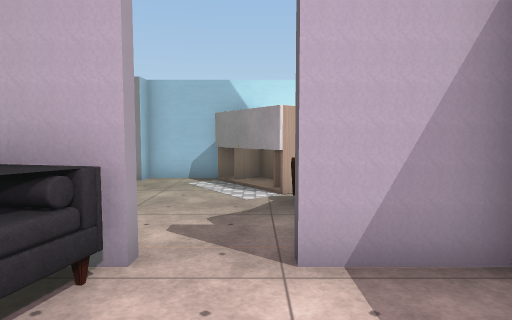
view 1 (above)

21 first-person views from a walk through a Unity game level. The camera is 1.3 m above the floor, tilts 4° down and sees 75° across. The floor is counted in squares, 1 m on a side. Each view is taken from the middle of a square. On the plan, view 1 faces up. The plan holds only what a view shows up to about 14 squares ahead; the rest is blank. The place goes on beyond the plan. The player is left out. Some animated figures are left out. Door leaves are left out, so doorways stand open. Some surface patterns are stand-ins.

view 2
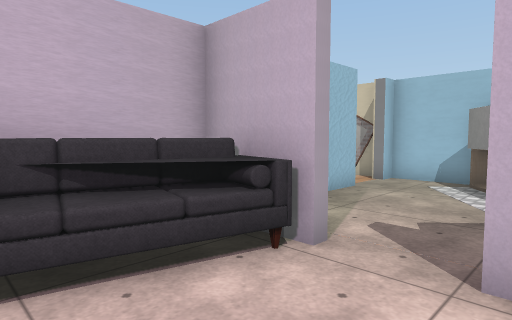

view 3
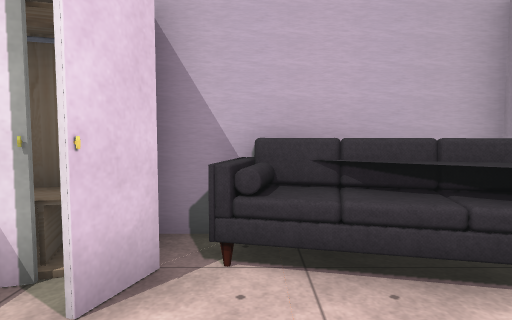

view 4
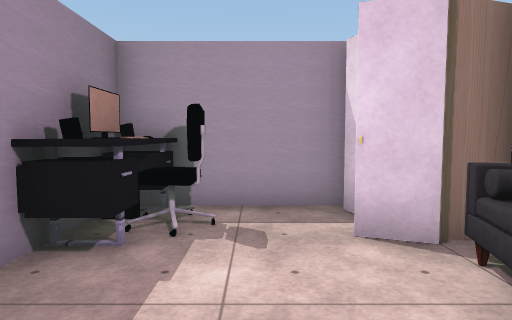

view 5
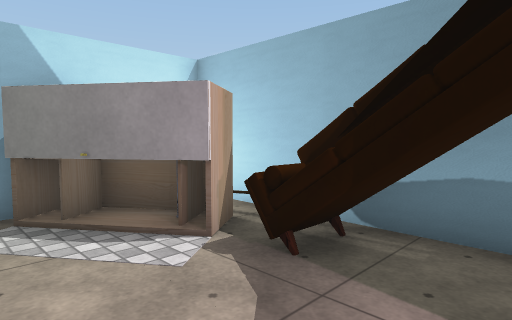

view 6
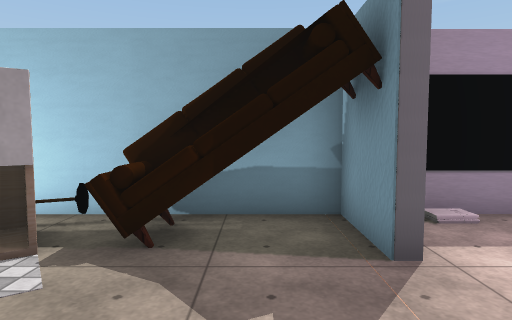

view 7
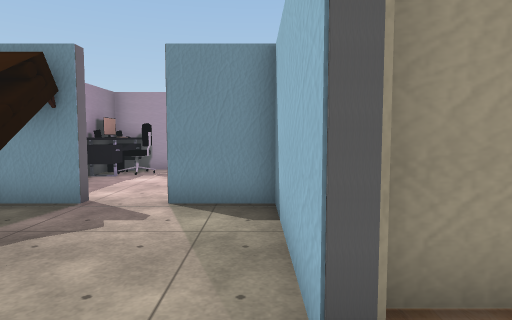

view 8
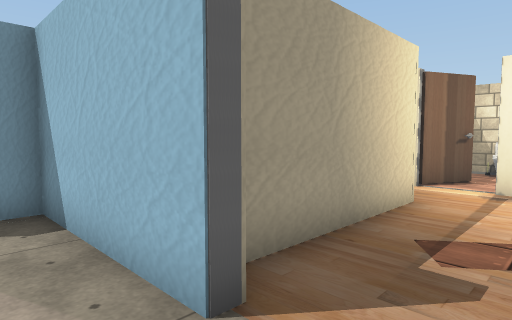

view 9
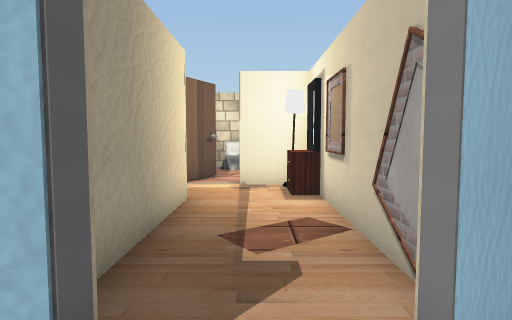

view 10
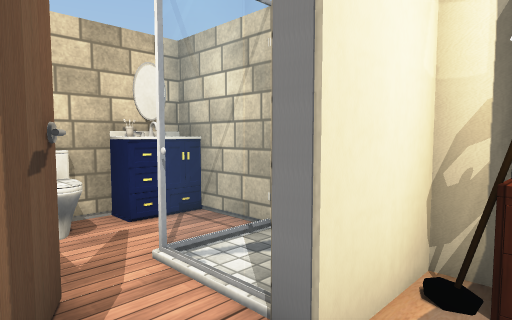

view 11
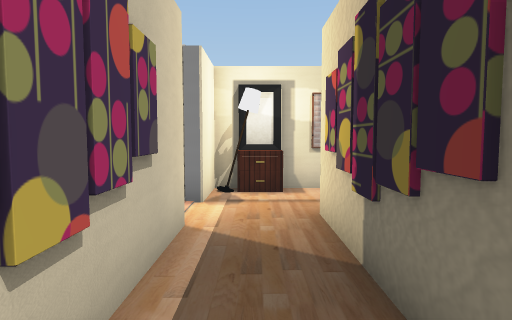

view 12
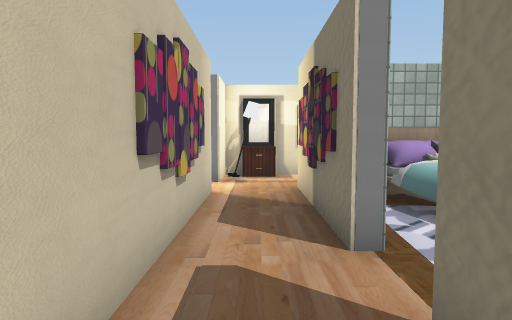

view 13
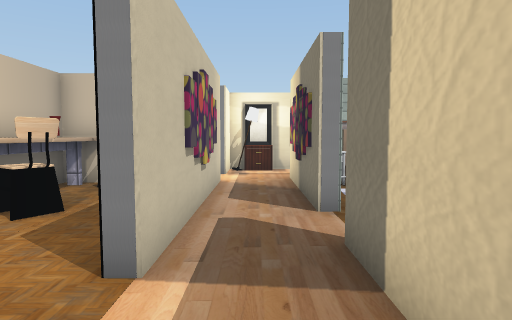

view 14
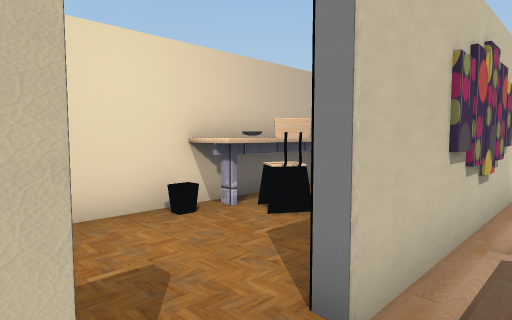

view 15
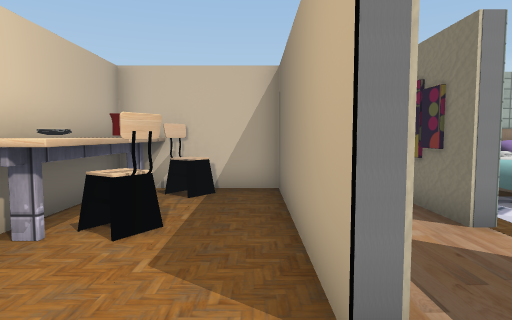

view 16
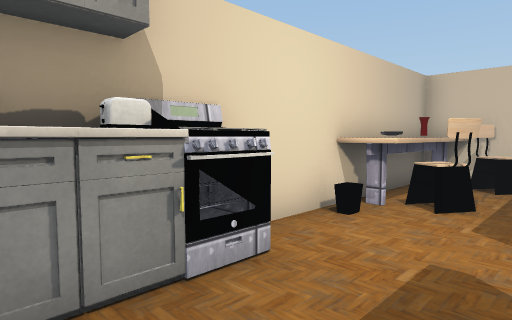

view 17
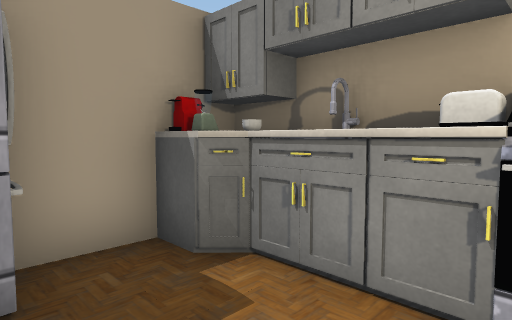

view 18
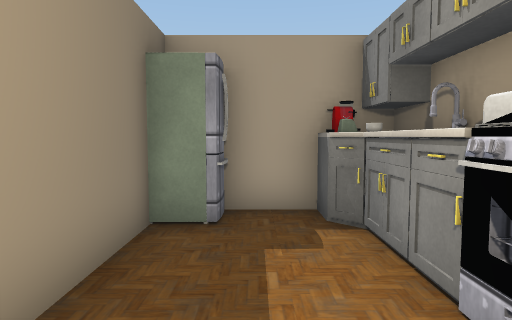

view 19
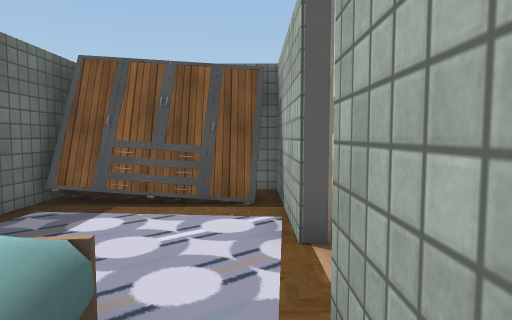

view 20
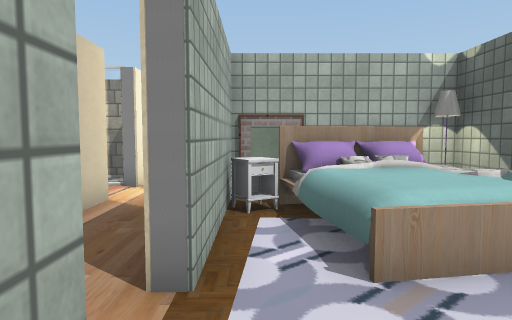

view 21
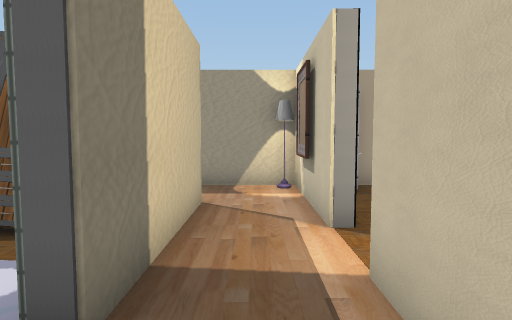

### Floor plan
Points are (right, up) in squares from view 1. A wall is a line through its corners. A room is listed if a view was taken in it or the views show most of it. See-through windows are left out.
Room 1 (views 1, 2, 3, 4)
walls: (-1.8, -3.2) (2.5, -3.2) (2.5, -0.2); (-2.4, 3.3) (-3.4, 3.3) (-3.4, -1.4); (2.6, 3.3) (0.4, 3.3)
low walls: (2.5, 1.5) (2.5, 2.2)
ways out: opening at (-1.5, 3.5) to room 2; open door at (0, 4.5) to room 2
objects: other object (-3, -2) to (-2, -1); other object (-3, 0) to (-2, 3); other object (1, -3) to (2, -1)
Room 2 (views 5, 6, 7, 8, 9)
walls: (-3.4, 8.1) (-3.4, 5.5); (-1, 10.4) (-3.4, 10.4) (-3.4, 9.9); (0.4, 3.3) (0.4, 3.6) (2.5, 3.6) (2.5, 9.2); (-3.5, 3.6) (-2.5, 3.6)
low walls: (1.9, 7.6) (1.8, 8.3)
ways out: opening at (-1.5, 3.5) to room 1; open door at (0, 4.5) to room 1; open door at (-3.5, 8.5) to room 3
objects: other object (-4, 5); other object (-1, 8) to (1, 10); other object (1, 5) to (2, 7)
Room 3 (views 10, 11, 12, 13, 14, 21)
walls: (-12.8, 7.7) (-11, 6.9) (-11, 0); (-8.9, 2.7) (-8.9, 7.6) (-3.9, 7.6); (-4, 10.4) (-11, 10.4) (-11, 8.5) (-11.5, 8.5); (-11, -1.7) (-11, -3.4); (-8.9, -3.6) (-8.9, 1)
ways out: open door at (-3.5, 8.5) to room 2; open door at (-11.3, -0.7) to room 5; open door at (-9, 1.5) to room 6; opening at (-10, -3)
objects: other object (-10, 9); other object (-10, 10); other object (-9, 10)
Room 4 (views 15, 16, 17)
walls: (-14.5, -3.4) (-14.5, -4.5); (-14.1, -5.4) (-14.1, -6); (-15.4, -0.5) (-15.4, -6); (-14.5, -5.9) (-12.4, -5.9); (-11.4, -4.9) (-11.4, -1.7)
ways out: opening at (-14, 0) to room 5
objects: other object (-15, -5); other object (-15, -3); other object (-15, -2) to (-15, -1); other object (-14, -5); other object (-12, -5)
Room 5 (view 18)
walls: (-15.4, 4) (-15.4, -0.5); (-11.4, 0) (-11.4, 6.4) (-12.5, 6.4)
ways out: open door at (-11.3, -0.7) to room 3; opening at (-14, 0) to room 4
objects: other object (-15, 2) to (-14, 5); other object (-14, 2) to (-13, 3); other object (-14, 5) to (-13, 6)
Room 6 (views 19, 20)
walls: (-8.5, 1) (-8.5, -3.2) (-8, -3.2); (-3.7, 5.5) (-3.7, 7.1) (-8.5, 7.1) (-8.5, 2.7); (-3.7, -2.5) (-3.7, -0.5)
ways out: open door at (-9, 1.5) to room 3
objects: other object (-8, -2) to (-4, -2); other object (-8, 6); other object (-7, 3) to (-4, 6); other object (-4, 3)

Positions as (right, up) in squares from view 1, and headings:
1: (0, 0), facing up
2: (1, 0), facing up-left
3: (1, 0), facing left
4: (0, 3), facing down
5: (-2, 4), facing up-right
6: (-3, 5), facing right
7: (-3, 10), facing down
8: (-2, 10), facing down-left
9: (-2, 9), facing left
10: (-10, 7), facing up-left
11: (-10, 2), facing up
12: (-10, -1), facing up
13: (-10, -3), facing up
14: (-10, -2), facing up-left
15: (-12, -2), facing up
16: (-12, -4), facing up-left
17: (-12, -2), facing down-left
18: (-13, 0), facing down
19: (-8, 5), facing down
20: (-8, 0), facing up
21: (-10, 3), facing down
